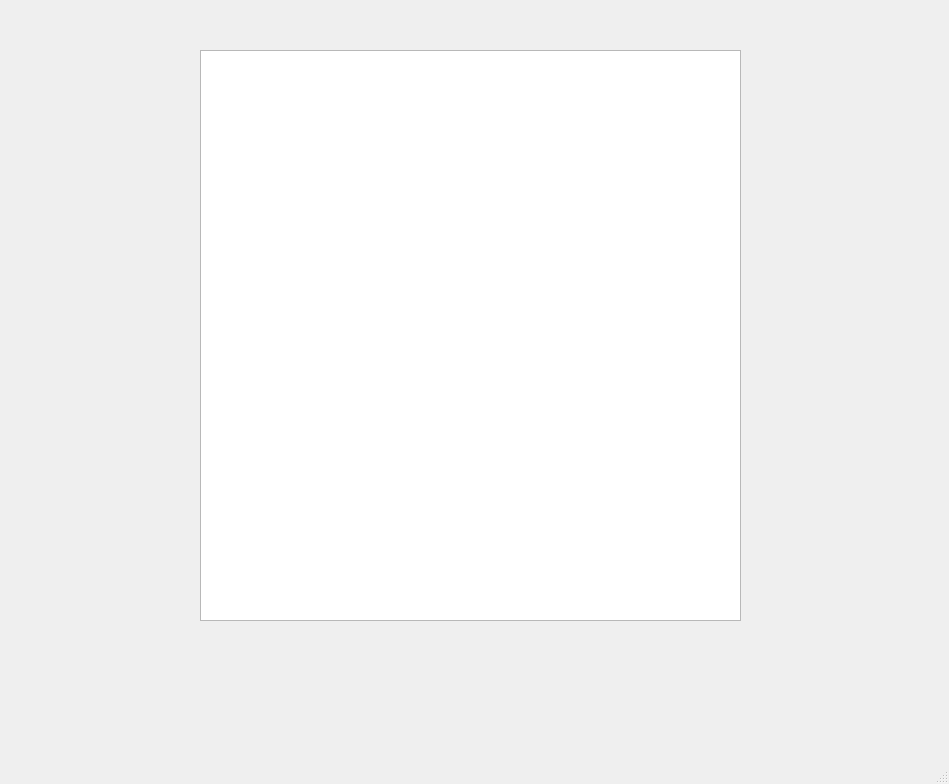
<?xml version="1.0" encoding="UTF-8"?>
<ui version="4.0">
 <class>MainWindow</class>
 <widget class="QMainWindow" name="MainWindow">
  <property name="geometry">
   <rect>
    <x>0</x>
    <y>0</y>
    <width>949</width>
    <height>784</height>
   </rect>
  </property>
  <property name="windowTitle">
   <string>MainWindow</string>
  </property>
  <widget class="QWidget" name="centralwidget">
   <widget class="QTreeView" name="t1">
    <property name="geometry">
     <rect>
      <x>200</x>
      <y>50</y>
      <width>541</width>
      <height>571</height>
     </rect>
    </property>
    <property name="dragDropMode">
     <enum>QAbstractItemView::InternalMove</enum>
    </property>
    <property name="selectionMode">
     <enum>QAbstractItemView::MultiSelection</enum>
    </property>
    <property name="allColumnsShowFocus">
     <bool>false</bool>
    </property>
   </widget>
  </widget>
  <widget class="QMenuBar" name="menubar">
   <property name="geometry">
    <rect>
     <x>0</x>
     <y>0</y>
     <width>949</width>
     <height>23</height>
    </rect>
   </property>
  </widget>
  <widget class="QStatusBar" name="statusbar"/>
 </widget>
 <resources/>
 <connections/>
</ui>
